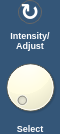
        <widget class="QFrame" name="frame">
         <property name="sizePolicy">
          <sizepolicy hsizetype="Fixed" vsizetype="Preferred">
           <horstretch>0</horstretch>
           <verstretch>0</verstretch>
          </sizepolicy>
         </property>
         <property name="minimumSize">
          <size>
           <width>60</width>
           <height>0</height>
          </size>
         </property>
         <property name="maximumSize">
          <size>
           <width>60</width>
           <height>128</height>
          </size>
         </property>
         <property name="styleSheet">
          <string notr="true">QFrame {
background: #345678;
border: 1px;
border-top-left-radius:30px;
border-top-right-radius:30px;
}</string>
         </property>
         <layout class="QVBoxLayout" name="verticalLayout">
          <property name="leftMargin">
           <number>0</number>
          </property>
          <property name="topMargin">
           <number>0</number>
          </property>
          <property name="rightMargin">
           <number>0</number>
          </property>
          <property name="bottomMargin">
           <number>0</number>
          </property>
          <item alignment="Qt::AlignHCenter|Qt::AlignVCenter">
           <widget class="QPushButton" name="pushButton">
            <property name="sizePolicy">
             <sizepolicy hsizetype="Fixed" vsizetype="Fixed">
              <horstretch>0</horstretch>
              <verstretch>0</verstretch>
             </sizepolicy>
            </property>
            <property name="minimumSize">
             <size>
              <width>24</width>
              <height>24</height>
             </size>
            </property>
            <property name="maximumSize">
             <size>
              <width>24</width>
              <height>24</height>
             </size>
            </property>
            <property name="font">
             <font>
              <pointsize>17</pointsize>
              <weight>75</weight>
              <bold>true</bold>
             </font>
            </property>
            <property name="styleSheet">
             <string notr="true">color:white;
border: 1px solid #666666;
border-radius:12px;
background-color:rgba(0,0,0,0)</string>
            </property>
            <property name="text">
             <string>↻</string>
            </property>
           </widget>
          </item>
          <item alignment="Qt::AlignHCenter|Qt::AlignBottom">
           <widget class="QLabel" name="label">
            <property name="font">
             <font>
              <pointsize>7</pointsize>
              <weight>75</weight>
              <bold>true</bold>
             </font>
            </property>
            <property name="styleSheet">
             <string notr="true">QLabel {
background:#345678;
border-top-left-radius:15px;
border-top-right-radius:15px;
color: white;
}</string>
            </property>
            <property name="text">
             <string>Intensity/
Adjust</string>
            </property>
            <property name="alignment">
             <set>Qt::AlignCenter</set>
            </property>
           </widget>
          </item>
          <item alignment="Qt::AlignHCenter|Qt::AlignTop">
           <widget class="CustomDial" name="universalSelectionKnob">
            <property name="minimumSize">
             <size>
              <width>60</width>
              <height>60</height>
             </size>
            </property>
            <property name="maximumSize">
             <size>
              <width>60</width>
              <height>60</height>
             </size>
            </property>
            <property name="styleSheet">
             <string notr="true">background-color:#fffce0;</string>
            </property>
           </widget>
          </item>
          <item>
           <widget class="QLabel" name="label_3">
            <property name="sizePolicy">
             <sizepolicy hsizetype="Preferred" vsizetype="Fixed">
              <horstretch>0</horstretch>
              <verstretch>0</verstretch>
             </sizepolicy>
            </property>
            <property name="font">
             <font>
              <pointsize>7</pointsize>
              <weight>75</weight>
              <bold>true</bold>
             </font>
            </property>
            <property name="styleSheet">
             <string notr="true">QLabel {
background:#345678;
border-top-left-radius:15px;
border-top-right-radius:15px;
color: white;
}</string>
            </property>
            <property name="text">
             <string>Select</string>
            </property>
            <property name="alignment">
             <set>Qt::AlignCenter</set>
            </property>
           </widget>
          </item>
         </layout>
        </widget>
